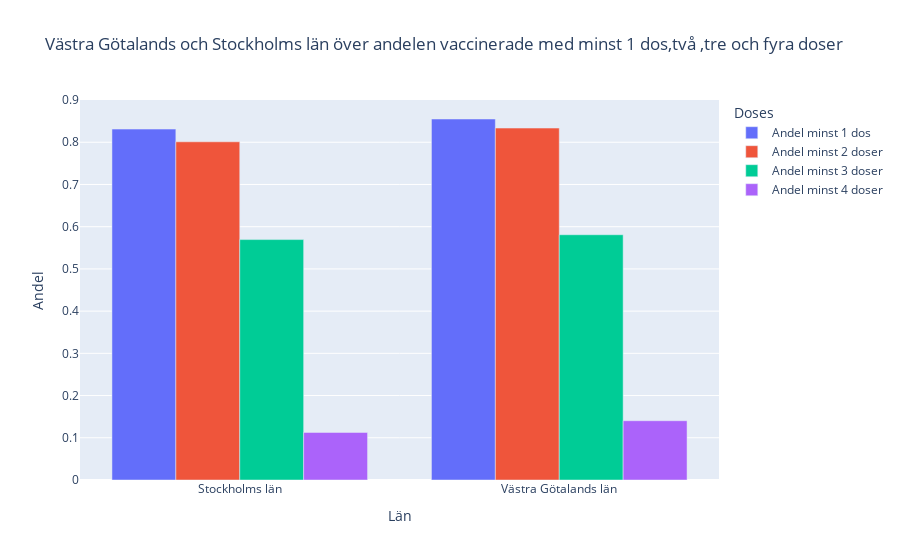

Source (notebook cell):
### Code cell
fig = px.bar(
    data_frame=df,
    
    x= df["Län_namn"],
    y=[
        df["Antal minst 1 dos"] / df["Befolkning"],
        df["Antal minst 2 doser"] / df["Befolkning"],
        df["Antal 3 doser"] / df["Befolkning"],
        df["Antal 4 doser"] / df["Befolkning"]
    ],
    labels={"Län_namn": "Län", "value": "Andel", "variable":"Doses"},
    title="Västra Götalands och Stockholms län över andelen vaccinerade med minst 1 dos,två ,tre och fyra doser",
    barmode='group'
    
)
newnames = {
    "wide_variable_0": "Andel minst 1 dos",
    "wide_variable_1": "Andel minst 2 doser",
    "wide_variable_2": "Andel minst 3 doser",
    "wide_variable_3": "Andel minst 4 doser"
}
fig.for_each_trace(
    lambda t: t.update(
        name=newnames[t.name],
        legendgroup=newnames[t.name],
        hovertemplate=t.hovertemplate.replace(t.name, newnames[t.name]),
    )
)
fig.show()
#fig.write_html("uppgift 2f(b).html", auto_open = True)

### Figure 1 — Plotly figure (JSON) as saved in the notebook; plotly's stock layout.template omitted (floating-point values rounded to 4 significant figures)
{"data": [{"alignmentgroup": "True", "hovertemplate": "Doses=Andel minst 1 dos<br>Län=%{x}<br>Andel=%{y}<extra></extra>", "legendgroup": "Andel minst 1 dos", "marker": {"color": "#636efa", "pattern": {"shape": ""}}, "name": "Andel minst 1 dos", "offsetgroup": "wide_variable_0", "orientation": "v", "showlegend": true, "textposition": "auto", "type": "bar", "x": ["Stockholms län", "Västra Götalands län"], "xaxis": "x", "y": [0.8312, 0.8551], "yaxis": "y"}, {"alignmentgroup": "True", "hovertemplate": "Doses=Andel minst 2 doser<br>Län=%{x}<br>Andel=%{y}<extra></extra>", "legendgroup": "Andel minst 2 doser", "marker": {"color": "#EF553B", "pattern": {"shape": ""}}, "name": "Andel minst 2 doser", "offsetgroup": "wide_variable_1", "orientation": "v", "showlegend": true, "textposition": "auto", "type": "bar", "x": ["Stockholms län", "Västra Götalands län"], "xaxis": "x", "y": [0.8011, 0.8336], "yaxis": "y"}, {"alignmentgroup": "True", "hovertemplate": "Doses=Andel minst 3 doser<br>Län=%{x}<br>Andel=%{y}<extra></extra>", "legendgroup": "Andel minst 3 doser", "marker": {"color": "#00cc96", "pattern": {"shape": ""}}, "name": "Andel minst 3 doser", "offsetgroup": "wide_variable_2", "orientation": "v", "showlegend": true, "textposition": "auto", "type": "bar", "x": ["Stockholms län", "Västra Götalands län"], "xaxis": "x", "y": [0.5695, 0.5809], "yaxis": "y"}, {"alignmentgroup": "True", "hovertemplate": "Doses=Andel minst 4 doser<br>Län=%{x}<br>Andel=%{y}<extra></extra>", "legendgroup": "Andel minst 4 doser", "marker": {"color": "#ab63fa", "pattern": {"shape": ""}}, "name": "Andel minst 4 doser", "offsetgroup": "wide_variable_3", "orientation": "v", "showlegend": true, "textposition": "auto", "type": "bar", "x": ["Stockholms län", "Västra Götalands län"], "xaxis": "x", "y": [0.1127, 0.1404], "yaxis": "y"}], "layout": {"barmode": "group", "legend": {"title": {"text": "Doses"}, "tracegroupgap": 0}, "title": {"text": "Västra Götalands och Stockholms län över andelen vaccinerade med minst 1 dos,två ,tre och fyra doser"}, "xaxis": {"anchor": "y", "domain": [0, 1], "title": {"text": "Län"}}, "yaxis": {"anchor": "x", "domain": [0, 1], "title": {"text": "Andel"}}}}
